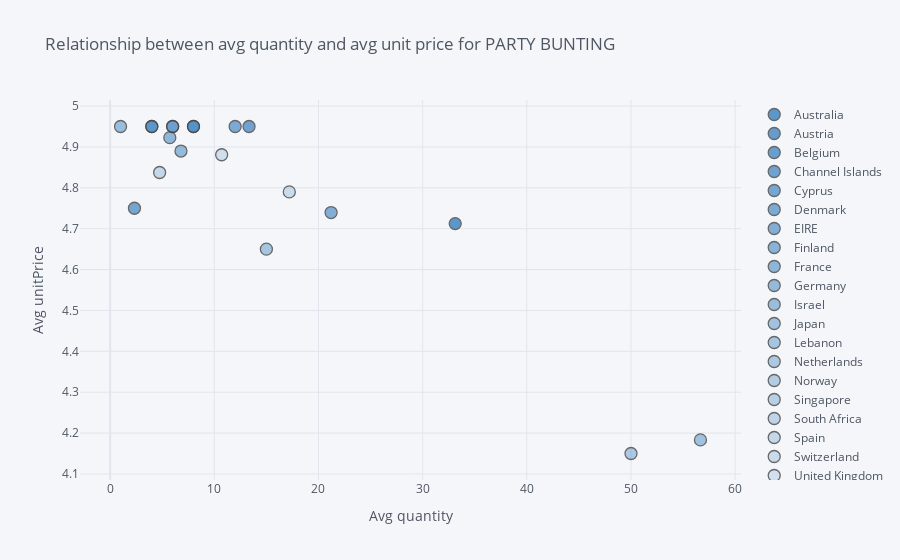

Here is the notebook cell this chart was saved with:
### Code cell
pb2.iplot(x='Quantity',
            y='UnitPrice',
            categories='Country',
            xTitle='Avg quantity', 
            yTitle='Avg unitPrice', 
            title='Relationship between avg quantity and avg unit price for PARTY BUNTING',
            color='blue'
            );

### Figure 1 — Plotly figure (JSON) as saved in the notebook; plotly's stock layout.template omitted (floating-point values rounded to 4 significant figures)
{"data": [{"marker": {"color": "rgba(55, 128, 191, 1.0)", "line": {"width": 1.3}, "opacity": 0.8, "size": 12, "symbol": "circle"}, "mode": "markers", "name": "Australia", "textfont": {"color": "#4D5663"}, "type": "scatter", "x": [33.12], "y": [4.713]}, {"marker": {"color": "rgba(55, 128, 191, 0.96)", "line": {"width": 1.3}, "opacity": 0.8, "size": 12, "symbol": "circle"}, "mode": "markers", "name": "Austria", "textfont": {"color": "#4D5663"}, "type": "scatter", "x": [8], "y": [4.95]}, {"marker": {"color": "rgba(55, 128, 191, 0.9199999999999999)", "line": {"width": 1.3}, "opacity": 0.8, "size": 12, "symbol": "circle"}, "mode": "markers", "name": "Belgium", "textfont": {"color": "#4D5663"}, "type": "scatter", "x": [4], "y": [4.95]}, {"marker": {"color": "rgba(55, 128, 191, 0.8799999999999999)", "line": {"width": 1.3}, "opacity": 0.8, "size": 12, "symbol": "circle"}, "mode": "markers", "name": "Channel Islands", "textfont": {"color": "#4D5663"}, "type": "scatter", "x": [13.33], "y": [4.95]}, {"marker": {"color": "rgba(55, 128, 191, 0.8399999999999999)", "line": {"width": 1.3}, "opacity": 0.8, "size": 12, "symbol": "circle"}, "mode": "markers", "name": "Cyprus", "textfont": {"color": "#4D5663"}, "type": "scatter", "x": [2.333], "y": [4.75]}, {"marker": {"color": "rgba(55, 128, 191, 0.8)", "line": {"width": 1.3}, "opacity": 0.8, "size": 12, "symbol": "circle"}, "mode": "markers", "name": "Denmark", "textfont": {"color": "#4D5663"}, "type": "scatter", "x": [12], "y": [4.95]}, {"marker": {"color": "rgba(55, 128, 191, 0.76)", "line": {"width": 1.3}, "opacity": 0.8, "size": 12, "symbol": "circle"}, "mode": "markers", "name": "EIRE", "textfont": {"color": "#4D5663"}, "type": "scatter", "x": [21.21], "y": [4.739]}, {"marker": {"color": "rgba(55, 128, 191, 0.72)", "line": {"width": 1.3}, "opacity": 0.8, "size": 12, "symbol": "circle"}, "mode": "markers", "name": "Finland", "textfont": {"color": "#4D5663"}, "type": "scatter", "x": [6], "y": [4.95]}, {"marker": {"color": "rgba(55, 128, 191, 0.6799999999999999)", "line": {"width": 1.3}, "opacity": 0.8, "size": 12, "symbol": "circle"}, "mode": "markers", "name": "France", "textfont": {"color": "#4D5663"}, "type": "scatter", "x": [5.727], "y": [4.923]}, {"marker": {"color": "rgba(55, 128, 191, 0.6399999999999999)", "line": {"width": 1.3}, "opacity": 0.8, "size": 12, "symbol": "circle"}, "mode": "markers", "name": "Germany", "textfont": {"color": "#4D5663"}, "type": "scatter", "x": [6.8], "y": [4.89]}, {"marker": {"color": "rgba(55, 128, 191, 0.5999999999999999)", "line": {"width": 1.3}, "opacity": 0.8, "size": 12, "symbol": "circle"}, "mode": "markers", "name": "Israel", "textfont": {"color": "#4D5663"}, "type": "scatter", "x": [1], "y": [4.95]}, {"marker": {"color": "rgba(55, 128, 191, 0.5599999999999998)", "line": {"width": 1.3}, "opacity": 0.8, "size": 12, "symbol": "circle"}, "mode": "markers", "name": "Japan", "textfont": {"color": "#4D5663"}, "type": "scatter", "x": [56.67], "y": [4.183]}, {"marker": {"color": "rgba(55, 128, 191, 0.5199999999999998)", "line": {"width": 1.3}, "opacity": 0.8, "size": 12, "symbol": "circle"}, "mode": "markers", "name": "Lebanon", "textfont": {"color": "#4D5663"}, "type": "scatter", "x": [15], "y": [4.65]}, {"marker": {"color": "rgba(55, 128, 191, 0.4799999999999998)", "line": {"width": 1.3}, "opacity": 0.8, "size": 12, "symbol": "circle"}, "mode": "markers", "name": "Netherlands", "textfont": {"color": "#4D5663"}, "type": "scatter", "x": [50], "y": [4.15]}, {"marker": {"color": "rgba(55, 128, 191, 0.44)", "line": {"width": 1.3}, "opacity": 0.8, "size": 12, "symbol": "circle"}, "mode": "markers", "name": "Norway", "textfont": {"color": "#4D5663"}, "type": "scatter", "x": [6], "y": [4.95]}, {"marker": {"color": "rgba(55, 128, 191, 0.39999999999999997)", "line": {"width": 1.3}, "opacity": 0.8, "size": 12, "symbol": "circle"}, "mode": "markers", "name": "Singapore", "textfont": {"color": "#4D5663"}, "type": "scatter", "x": [8], "y": [4.95]}, {"marker": {"color": "rgba(55, 128, 191, 0.35999999999999993)", "line": {"width": 1.3}, "opacity": 0.8, "size": 12, "symbol": "circle"}, "mode": "markers", "name": "South Africa", "textfont": {"color": "#4D5663"}, "type": "scatter", "x": [4], "y": [4.95]}, {"marker": {"color": "rgba(55, 128, 191, 0.3199999999999999)", "line": {"width": 1.3}, "opacity": 0.8, "size": 12, "symbol": "circle"}, "mode": "markers", "name": "Spain", "textfont": {"color": "#4D5663"}, "type": "scatter", "x": [4.75], "y": [4.838]}, {"marker": {"color": "rgba(55, 128, 191, 0.27999999999999986)", "line": {"width": 1.3}, "opacity": 0.8, "size": 12, "symbol": "circle"}, "mode": "markers", "name": "Switzerland", "textfont": {"color": "#4D5663"}, "type": "scatter", "x": [17.2], "y": [4.79]}, {"marker": {"color": "rgba(55, 128, 191, 0.23999999999999982)", "line": {"width": 1.3}, "opacity": 0.8, "size": 12, "symbol": "circle"}, "mode": "markers", "name": "United Kingdom", "textfont": {"color": "#4D5663"}, "type": "scatter", "x": [10.71], "y": [4.881]}], "layout": {"legend": {"bgcolor": "#F5F6F9", "font": {"color": "#4D5663"}}, "paper_bgcolor": "#F5F6F9", "plot_bgcolor": "#F5F6F9", "title": {"font": {"color": "#4D5663"}, "text": "Relationship between avg quantity and avg unit price for PARTY BUNTING"}, "xaxis": {"gridcolor": "#E1E5ED", "showgrid": true, "tickfont": {"color": "#4D5663"}, "title": {"font": {"color": "#4D5663"}, "text": "Avg quantity"}, "zerolinecolor": "#E1E5ED"}, "yaxis": {"gridcolor": "#E1E5ED", "showgrid": true, "tickfont": {"color": "#4D5663"}, "title": {"font": {"color": "#4D5663"}, "text": "Avg unitPrice"}, "zerolinecolor": "#E1E5ED"}}}
